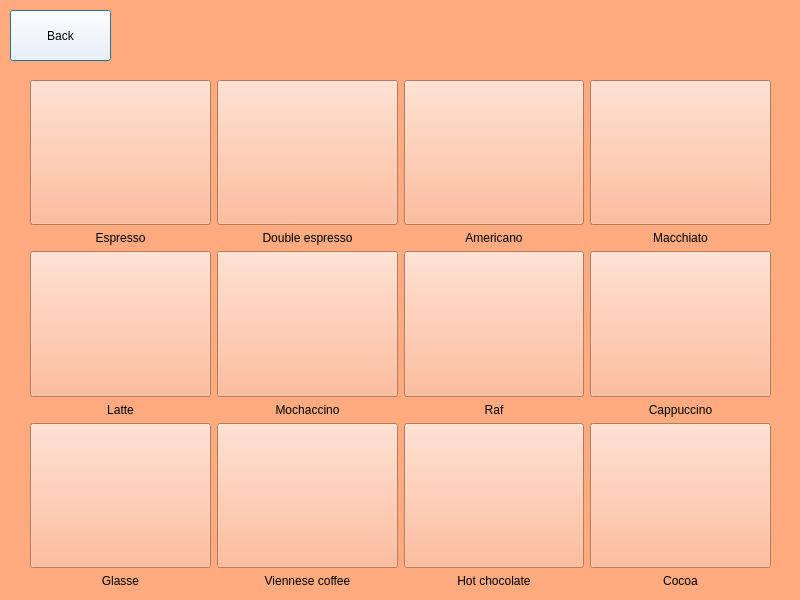
<?xml version="1.0" encoding="UTF-8"?>
<ui version="4.0">
 <class>Dialog</class>
 <widget class="QDialog" name="Dialog">
  <property name="geometry">
   <rect>
    <x>0</x>
    <y>0</y>
    <width>800</width>
    <height>600</height>
   </rect>
  </property>
  <property name="windowTitle">
   <string>Dialog</string>
  </property>
  <property name="styleSheet">
   <string notr="true">background-color: rgb(255, 170, 127);</string>
  </property>
  <widget class="QPushButton" name="btn_end">
   <property name="geometry">
    <rect>
     <x>10</x>
     <y>10</y>
     <width>101</width>
     <height>51</height>
    </rect>
   </property>
   <property name="styleSheet">
    <string notr="true">background-color: rgb(255, 85, 0);
font: 10pt &quot;Stencil&quot;;
background-color: rgb(255, 255, 255);</string>
   </property>
   <property name="text">
    <string>Back</string>
   </property>
  </widget>
  <widget class="QWidget" name="layoutWidget">
   <property name="geometry">
    <rect>
     <x>30</x>
     <y>80</y>
     <width>741</width>
     <height>508</height>
    </rect>
   </property>
   <layout class="QGridLayout" name="gridLayout_2">
    <item row="1" column="1">
     <widget class="QLabel" name="label_2">
      <property name="styleSheet">
       <string notr="true">font: 75 12pt &quot;MS Shell Dlg 2&quot;;</string>
      </property>
      <property name="text">
       <string>Double espresso</string>
      </property>
      <property name="alignment">
       <set>Qt::AlignCenter</set>
      </property>
     </widget>
    </item>
    <item row="3" column="1">
     <widget class="QLabel" name="label_6">
      <property name="styleSheet">
       <string notr="true">font: 75 12pt &quot;MS Shell Dlg 2&quot;;</string>
      </property>
      <property name="text">
       <string>Mochaccino</string>
      </property>
      <property name="alignment">
       <set>Qt::AlignCenter</set>
      </property>
     </widget>
    </item>
    <item row="0" column="3">
     <widget class="QPushButton" name="btn_coffee_4">
      <property name="sizePolicy">
       <sizepolicy hsizetype="Expanding" vsizetype="Expanding">
        <horstretch>0</horstretch>
        <verstretch>0</verstretch>
       </sizepolicy>
      </property>
      <property name="text">
       <string/>
      </property>
      <property name="icon">
       <iconset resource="icons/res-rc.qrc">
        <normaloff>:/icons/macchiato.png</normaloff>:/icons/macchiato.png</iconset>
      </property>
      <property name="iconSize">
       <size>
        <width>100</width>
        <height>100</height>
       </size>
      </property>
     </widget>
    </item>
    <item row="2" column="3">
     <widget class="QPushButton" name="btn_coffee_8">
      <property name="sizePolicy">
       <sizepolicy hsizetype="Expanding" vsizetype="Expanding">
        <horstretch>0</horstretch>
        <verstretch>0</verstretch>
       </sizepolicy>
      </property>
      <property name="text">
       <string/>
      </property>
      <property name="icon">
       <iconset resource="icons/res-rc.qrc">
        <normaloff>:/icons/cappuccino.png</normaloff>:/icons/cappuccino.png</iconset>
      </property>
      <property name="iconSize">
       <size>
        <width>100</width>
        <height>100</height>
       </size>
      </property>
     </widget>
    </item>
    <item row="2" column="2">
     <widget class="QPushButton" name="btn_coffee_7">
      <property name="sizePolicy">
       <sizepolicy hsizetype="Expanding" vsizetype="Expanding">
        <horstretch>0</horstretch>
        <verstretch>0</verstretch>
       </sizepolicy>
      </property>
      <property name="text">
       <string/>
      </property>
      <property name="icon">
       <iconset resource="icons/res-rc.qrc">
        <normaloff>:/icons/raf.png</normaloff>:/icons/raf.png</iconset>
      </property>
      <property name="iconSize">
       <size>
        <width>100</width>
        <height>100</height>
       </size>
      </property>
     </widget>
    </item>
    <item row="2" column="1">
     <widget class="QPushButton" name="btn_coffee_6">
      <property name="sizePolicy">
       <sizepolicy hsizetype="Expanding" vsizetype="Expanding">
        <horstretch>0</horstretch>
        <verstretch>0</verstretch>
       </sizepolicy>
      </property>
      <property name="text">
       <string/>
      </property>
      <property name="icon">
       <iconset resource="icons/res-rc.qrc">
        <normaloff>:/icons/moccachino.png</normaloff>:/icons/moccachino.png</iconset>
      </property>
      <property name="iconSize">
       <size>
        <width>100</width>
        <height>100</height>
       </size>
      </property>
     </widget>
    </item>
    <item row="3" column="2">
     <widget class="QLabel" name="label_7">
      <property name="styleSheet">
       <string notr="true">font: 75 12pt &quot;MS Shell Dlg 2&quot;;</string>
      </property>
      <property name="text">
       <string>Raf</string>
      </property>
      <property name="alignment">
       <set>Qt::AlignCenter</set>
      </property>
     </widget>
    </item>
    <item row="1" column="3">
     <widget class="QLabel" name="label_4">
      <property name="styleSheet">
       <string notr="true">font: 75 12pt &quot;MS Shell Dlg 2&quot;;</string>
      </property>
      <property name="text">
       <string>Macchiato</string>
      </property>
      <property name="alignment">
       <set>Qt::AlignCenter</set>
      </property>
     </widget>
    </item>
    <item row="1" column="2">
     <widget class="QLabel" name="label_3">
      <property name="styleSheet">
       <string notr="true">font: 75 12pt &quot;MS Shell Dlg 2&quot;;</string>
      </property>
      <property name="text">
       <string>Americano</string>
      </property>
      <property name="alignment">
       <set>Qt::AlignCenter</set>
      </property>
     </widget>
    </item>
    <item row="3" column="0">
     <widget class="QLabel" name="label_5">
      <property name="styleSheet">
       <string notr="true">font: 75 12pt &quot;MS Shell Dlg 2&quot;;</string>
      </property>
      <property name="text">
       <string>Latte</string>
      </property>
      <property name="alignment">
       <set>Qt::AlignCenter</set>
      </property>
     </widget>
    </item>
    <item row="3" column="3">
     <widget class="QLabel" name="label_8">
      <property name="styleSheet">
       <string notr="true">font: 75 12pt &quot;MS Shell Dlg 2&quot;;</string>
      </property>
      <property name="text">
       <string>Cappuccino</string>
      </property>
      <property name="alignment">
       <set>Qt::AlignCenter</set>
      </property>
     </widget>
    </item>
    <item row="1" column="0">
     <widget class="QLabel" name="label">
      <property name="styleSheet">
       <string notr="true">font: 75 12pt &quot;MS Shell Dlg 2&quot;;</string>
      </property>
      <property name="text">
       <string>Espresso</string>
      </property>
      <property name="alignment">
       <set>Qt::AlignCenter</set>
      </property>
     </widget>
    </item>
    <item row="2" column="0">
     <widget class="QPushButton" name="btn_coffee_5">
      <property name="sizePolicy">
       <sizepolicy hsizetype="Expanding" vsizetype="Expanding">
        <horstretch>0</horstretch>
        <verstretch>0</verstretch>
       </sizepolicy>
      </property>
      <property name="text">
       <string/>
      </property>
      <property name="icon">
       <iconset resource="icons/res-rc.qrc">
        <normaloff>:/icons/latte.png</normaloff>:/icons/latte.png</iconset>
      </property>
      <property name="iconSize">
       <size>
        <width>100</width>
        <height>100</height>
       </size>
      </property>
     </widget>
    </item>
    <item row="0" column="2">
     <widget class="QPushButton" name="btn_coffee_3">
      <property name="sizePolicy">
       <sizepolicy hsizetype="Expanding" vsizetype="Expanding">
        <horstretch>0</horstretch>
        <verstretch>0</verstretch>
       </sizepolicy>
      </property>
      <property name="text">
       <string/>
      </property>
      <property name="icon">
       <iconset resource="icons/res-rc.qrc">
        <normaloff>:/icons/americano.png</normaloff>:/icons/americano.png</iconset>
      </property>
      <property name="iconSize">
       <size>
        <width>100</width>
        <height>100</height>
       </size>
      </property>
     </widget>
    </item>
    <item row="4" column="0">
     <widget class="QPushButton" name="btn_coffee_9">
      <property name="sizePolicy">
       <sizepolicy hsizetype="Expanding" vsizetype="Expanding">
        <horstretch>0</horstretch>
        <verstretch>0</verstretch>
       </sizepolicy>
      </property>
      <property name="text">
       <string/>
      </property>
      <property name="icon">
       <iconset resource="icons/res-rc.qrc">
        <normaloff>:/icons/glasse.png</normaloff>:/icons/glasse.png</iconset>
      </property>
      <property name="iconSize">
       <size>
        <width>100</width>
        <height>100</height>
       </size>
      </property>
     </widget>
    </item>
    <item row="4" column="1">
     <widget class="QPushButton" name="btn_coffee_10">
      <property name="sizePolicy">
       <sizepolicy hsizetype="Expanding" vsizetype="Expanding">
        <horstretch>0</horstretch>
        <verstretch>0</verstretch>
       </sizepolicy>
      </property>
      <property name="text">
       <string/>
      </property>
      <property name="icon">
       <iconset resource="icons/res-rc.qrc">
        <normaloff>:/icons/viennese_coffee.png</normaloff>:/icons/viennese_coffee.png</iconset>
      </property>
      <property name="iconSize">
       <size>
        <width>100</width>
        <height>100</height>
       </size>
      </property>
     </widget>
    </item>
    <item row="0" column="1">
     <widget class="QPushButton" name="btn_coffee_2">
      <property name="sizePolicy">
       <sizepolicy hsizetype="Expanding" vsizetype="Expanding">
        <horstretch>0</horstretch>
        <verstretch>0</verstretch>
       </sizepolicy>
      </property>
      <property name="text">
       <string/>
      </property>
      <property name="icon">
       <iconset resource="icons/res-rc.qrc">
        <normaloff>:/icons/espresso.png</normaloff>:/icons/espresso.png</iconset>
      </property>
      <property name="iconSize">
       <size>
        <width>100</width>
        <height>100</height>
       </size>
      </property>
     </widget>
    </item>
    <item row="4" column="3">
     <widget class="QPushButton" name="btn_coffee_12">
      <property name="sizePolicy">
       <sizepolicy hsizetype="Expanding" vsizetype="Expanding">
        <horstretch>0</horstretch>
        <verstretch>0</verstretch>
       </sizepolicy>
      </property>
      <property name="text">
       <string/>
      </property>
      <property name="icon">
       <iconset resource="icons/res-rc.qrc">
        <normaloff>:/icons/cocoa.png</normaloff>:/icons/cocoa.png</iconset>
      </property>
      <property name="iconSize">
       <size>
        <width>100</width>
        <height>100</height>
       </size>
      </property>
     </widget>
    </item>
    <item row="4" column="2">
     <widget class="QPushButton" name="btn_coffee_11">
      <property name="sizePolicy">
       <sizepolicy hsizetype="Expanding" vsizetype="Expanding">
        <horstretch>0</horstretch>
        <verstretch>0</verstretch>
       </sizepolicy>
      </property>
      <property name="text">
       <string/>
      </property>
      <property name="icon">
       <iconset resource="icons/res-rc.qrc">
        <normaloff>:/icons/hot_chocolate.png</normaloff>:/icons/hot_chocolate.png</iconset>
      </property>
      <property name="iconSize">
       <size>
        <width>100</width>
        <height>100</height>
       </size>
      </property>
     </widget>
    </item>
    <item row="0" column="0">
     <widget class="QPushButton" name="btn_coffee_1">
      <property name="sizePolicy">
       <sizepolicy hsizetype="Expanding" vsizetype="Expanding">
        <horstretch>0</horstretch>
        <verstretch>0</verstretch>
       </sizepolicy>
      </property>
      <property name="text">
       <string/>
      </property>
      <property name="icon">
       <iconset resource="icons/res-rc.qrc">
        <normaloff>:/icons/espresso.png</normaloff>:/icons/espresso.png</iconset>
      </property>
      <property name="iconSize">
       <size>
        <width>100</width>
        <height>100</height>
       </size>
      </property>
     </widget>
    </item>
    <item row="5" column="0">
     <widget class="QLabel" name="label_9">
      <property name="styleSheet">
       <string notr="true">font: 75 12pt &quot;MS Shell Dlg 2&quot;;</string>
      </property>
      <property name="text">
       <string>Glasse</string>
      </property>
      <property name="alignment">
       <set>Qt::AlignCenter</set>
      </property>
     </widget>
    </item>
    <item row="5" column="1">
     <widget class="QLabel" name="label_10">
      <property name="styleSheet">
       <string notr="true">font: 75 12pt &quot;MS Shell Dlg 2&quot;;</string>
      </property>
      <property name="text">
       <string>Viennese coffee</string>
      </property>
      <property name="alignment">
       <set>Qt::AlignCenter</set>
      </property>
     </widget>
    </item>
    <item row="5" column="2">
     <widget class="QLabel" name="label_11">
      <property name="styleSheet">
       <string notr="true">font: 75 12pt &quot;MS Shell Dlg 2&quot;;</string>
      </property>
      <property name="text">
       <string>Hot chocolate</string>
      </property>
      <property name="alignment">
       <set>Qt::AlignCenter</set>
      </property>
     </widget>
    </item>
    <item row="5" column="3">
     <widget class="QLabel" name="label_12">
      <property name="styleSheet">
       <string notr="true">font: 75 12pt &quot;MS Shell Dlg 2&quot;;</string>
      </property>
      <property name="text">
       <string>Cocoa</string>
      </property>
      <property name="alignment">
       <set>Qt::AlignCenter</set>
      </property>
     </widget>
    </item>
   </layout>
  </widget>
 </widget>
 <resources>
  <include location="icons/res-rc.qrc"/>
 </resources>
 <connections/>
</ui>
